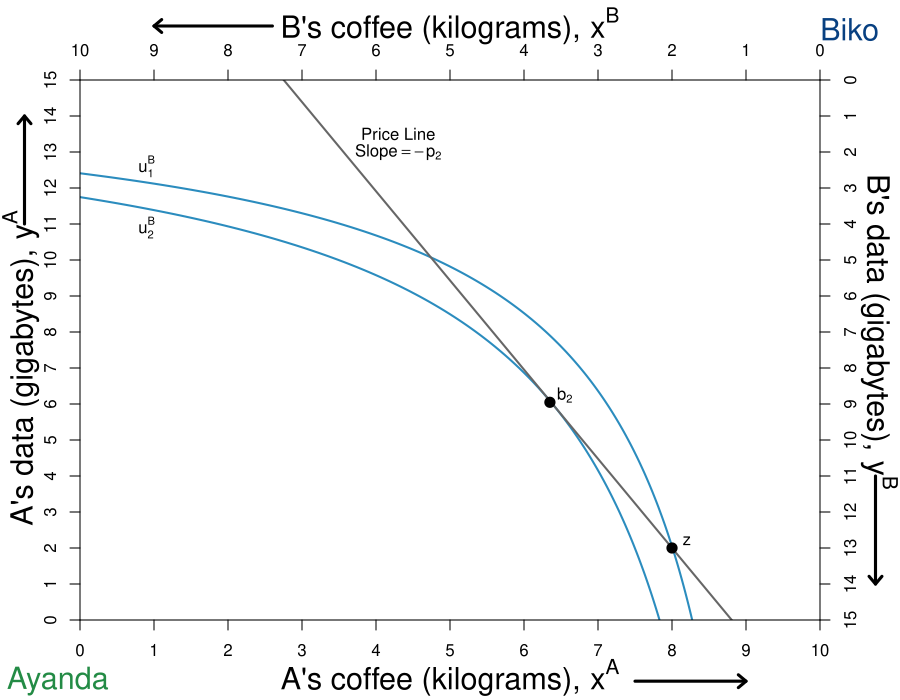

Write the R code that produced this figure.
#require(ggplot2)
require(shape)
pdf(file = "property/property_psp1_offer_step2.pdf", width = 9, height = 7)

#Set parameters for graphics
axislabelsize <- 1.5
graphlinewidth <- 3
namesize <- 1.3

COL <- c("#7fc97f", "#beaed4", "#fdc086", "#ffff99", "#386cb0", "#f0027f", "#bf5b17", "#666666")
COLA <- c("#99d8c9","#66c2a4","#41ae76", "#238b45", "#005824")
COLB <- c("#4eb3d3", "#2b8cbe", "#0868ac","#084081")


indiffcurveA1 <- function(x, U = 4, A = 1, a = 0.5) {
  ((((U-2)/A)*(1/x)^a)^(1/(1-a)))
}

indiffcurveA2 <- function(x, U = 4, A = 1, a = 0.5) {
  (((U/A)*(1/x)^a)^(1/(1-a)))
}

indiffcurveA3 <- function(x, U = 6.196918, A = 1, a = 0.5) {
  (((U/A)*(1/x)^a)^(1/(1-a)))
}

indiffcurveA4 <- function(x, U = 6.984164, A = 1, a = 0.5) {
  ((((U)/A)*(1/x)^a)^(1/(1-a)))
}

paretoEC <- function(x) {
  (3/2)*x
}

MonopolyPrice <- function(x) {
  21.82142 - 2.477677*x 
}

PriceLine <- function(x, intercept = 10, slope = 1) {
  intercept - slope*x 
}


OfferCurveA <- function(x) {
  x/(x  - 4)
}

mrsplot <- function(x) {
  (13/2)*(x/(9-x)^2)
}

OfferCurveB <- function(x) {
  15 - (13/2)*(10 - x)/(9 - x)
}

#Deriving the offer curves: let py = 1
#wA = 8px + 2py = 8px + 2; Demand: x = w/2px => x = 4 + 1/px => px = 1/(x - 4)
#Offer curve is y = px*x => (1/(x-4))*x = x/(x-4) defined for x neq 4
#wA = 2px + 13py = 2px + 13; Demand: x = w/2px => x = 1 + 13/2px => px = 13/2(x - 1)
#B's Offer curve is y = px*x => (13/2)(1/(x-1))*x = (13/2)(x/(x-1)
#Therefore in terms of yA and xA:
#15 - y = (13/2)*(10 - x)/(10 - x - 1)
#Therefore y = 15 - (13/2)*(10-x)/(9 - x) defined for x neq 9
#The tangency of the indifference curve and the offer curve gives mrsplot
#Where mrsplot equals that offer curve, we get x = (3/17)*(51 - sqrt(221)) = 6.376576; 
#So y = 6.022321; therefore u = (6.376576^0.5)*(6.022321^0.5)

indiffcurveBneg1 <- function(x, U = 5.09, A = 1, a = 0.5) {
  15 - (((U/A)*(1/(10 - x))^a)^(1/(1-a)))
}

indiffcurveBneg2 <- function(x, U = 5.703502, A = 1, a = 0.5) {
  15 - (((U/A)*(1/(10 - x))^a)^(1/(1-a)))
}


par(mar =  c(4, 4, 4, 4))
xlims <- c(0, 10)
ylims <- c(0, 15)
xlims2 <- c(10, 0)
ylims2 <- c(15, 0)

plot(0, 0, xlim = xlims, ylim = ylims, type = "n",
     xlab = "",
     ylab = "", 
     xaxt = "n", 
     yaxt = "n", 
     cex.lab = axislabelsize, 
     bty = "n",
     xaxs="i", 
     yaxs="i")


npts <- 500 
npts2 <- 501

#Specify the sequences of points for graphing. 
xx1 <- seq(xlims[1], xlims[2], length.out = npts)
yy1 <- indiffcurveA2(xx1, U = 4, A = 1, a = 0.5)
yy2 <- indiffcurveA2(xx1)

xx2 <- seq(4, xlims[2], length.out = npts)
xx3 <- seq(xlims[1], 9, length.out = npts)

#Draw the lines for the graphs
#lines(xx1, mrsplot(xx1), col = COL[1], lwd = graphlinewidth)
lines(xx1, indiffcurveBneg1(xx1), col = COLB[2], lwd = graphlinewidth)
lines(xx1, indiffcurveBneg2(xx1), col = COLB[2], lwd = graphlinewidth)
#lines(xx1, indiffcurveBneg2(xx1, U = 6.4), col = COLB[2], lwd = graphlinewidth)
#lines(xx1, indiffcurveBneg2(xx1, U = 7.5), col = COLB[2], lwd = graphlinewidth)

#lines(xx3, OfferCurveB(xx3), col = COLB[4], lwd = graphlinewidth+1)
lines(xx1, MonopolyPrice(xx1), col = COL[8], lwd = graphlinewidth)
#lines(xx1, PriceLine(xx1), col = COL[8], lwd = graphlinewidth)
#lines(xx1, PriceLine(xx1, intercept = 15, slope = 1.63), col = COL[8], lwd = graphlinewidth)
#lines(xx1, PriceLine(xx1, intercept = 50, slope = 6), col = COL[8], lwd = graphlinewidth)

#Customize ticks and labels for the plot
ticksy <- seq(from = 0, to = 15, by = 1)
ylabels <- seq(from = 0, to = 15, by = 1)
ticksx <- seq(from = 0, to = 10, by = 1)
xlabels <- seq(from = 0, to = 10, by = 1)
axis(1, at = ticksx, pos = 0, labels = xlabels)
axis(2, at = ticksy, pos = 0, labels = ylabels, las = 0)

#Axis labels
mtext(expression(paste("A's coffee (kilograms), ", x^A)), side=1, line = 2.5, cex = axislabelsize)
text(-0.8, 7, expression(paste("A's data (gigabytes), ", y^A)), xpd = TRUE, cex = axislabelsize, srt = 90) 

#Add arrows:
arrows(-0.75, 11, -0.75, 14, xpd = TRUE, length=0.1,angle=40,lwd=3)
arrows(6.9, -1.5, 9, -1.5, xpd = TRUE, length=0.1,angle=40,lwd=3)

#Annotation of the three graphs and the NE
#text(9.6, 0.9, expression(u[1]^A))
# text(9.6, 2.2, expression(u[1]^A))
# text(9.6, 4.4, expression(u[2]^A))
#text(9.6, 5.9, expression(u[4]^A))

#Perhaps useful point to label the unused intersection of the participation constraints
#points(1.34, 12, pch = 16, col = "black", cex = 1.5)



#Pareto efficiency curve
# segments(3.27, 4.9, 5.84, 8.77, lty = 1, lwd = graphlinewidth, col = COL[2])
# text(4.7, 5, expression("Pareto Efficient Curve"))
# Arrows(4.5, 5.3, 4.5, 6.2, col = "black", lty = 1, lwd = 2, arr.type = "triangle", arr.lwd = 0.5)
#Label B's offer curve
# text(1, 3, expression("B's Offer Curve"))
# Arrows(1, 3.3, 1, 7.2, col = "black", lty = 1, lwd = 2, arr.type = "triangle", arr.lwd = 0.5)

#First Price Line
# text(6.8, 13.5, expression(paste("Price Line")))
# text(6.8, 13, expression(paste("Slope", phantom()==-p[1])))

#Second price line
text(4.3, 13.5, expression(paste("Price Line")))
text(4.3, 13, expression(paste("Slope", phantom()==-p[2])))

#Third price line
# text(2, 13.5, expression(paste("Price Line")))
# text(2, 13, expression(paste("Slope", phantom()==-p[3])))


# Arrows(6.3, 13, 3.8, 13, col = "black", lty = 1, lwd = 2, arr.type = "triangle", arr.lwd = 0.5)

# text(8, 13.5, expression(paste("Different price lines")))
# text(8, 13, expression(paste("going through the endowment")))
# text(8, 12.5, expression(paste("and tangent to B's ICs")))
# text(8, 12, expression(paste("form the offer curve")))
# text(7, 13, expression(paste("Slope", phantom()==-p[m])))
# Arrows(6.3, 13, 3.8, 13, col = "black", lty = 1, lwd = 2, arr.type = "triangle", arr.lwd = 0.5)

#Add a point for the initial endowment
points(8, OfferCurveB(x = 8), pch = 16, col = "black", cex = 1.5)
text(8+0.2, OfferCurveB(x = 8) + 0.2, expression(z))


#Add a point for the initial endowment
points(6.35, OfferCurveB(x = 6.35), pch = 16, col = "black", cex = 1.5)
text(6.35 + 0.2, OfferCurveB(x = 6.35) + 0.2, expression(b[2]))

#Add a point for the initial endowment
# points(5, OfferCurveB(x = 5), pch = 16, col = "black", cex = 1.5)
# text(5 + 0.2, OfferCurveB(x = 5) + 0.3, expression(e[3]))

#Add a point for the initial endowment
# points(2.5, OfferCurveB(x = 2.5), pch = 16, col = "black", cex = 1.5)
# text(2.5 + 0.2, OfferCurveB(x = 2.5) + 0.3, expression(e[4]))


text(-0.5, -1.4, expression("Ayanda"), xpd = TRUE, cex = namesize, col = COLA[4])
text(10.4, 16.4, expression("Bongani"), xpd = TRUE, cex = namesize, col = COLB[4])

#Set up second axes and labels

par(new = TRUE)

#Use the same x and ylims as previously, but with locations switched
xlims2 <- c(10, 0)
ylims2 <- c(15, 0)

#Leave the ylab and xlab blank to ensure no axes titles
plot(0, 0, xlim = xlims2, ylim = ylims2, type = "n",
     xlab = expression(paste("")),
     ylab = expression(paste("")),
     xaxt = "n", 
     yaxt = "n", 
     cex.lab = 1.3, 
     bty = "n",
     xaxs="i", 
     yaxs="i")

#Set up axes at sides 3 and 4 (top and right)
axis(side = 3, at = ticksx, pos = 0, labels = xlabels)
axis(side = 4, at = ticksy, pos = 0, labels = ylabels, las = 0)

text(5, -1.5, expression(paste("B's coffee (kilograms), ", x^B)), xpd = TRUE, cex = axislabelsize)
text(-0.8, 7, expression(paste("B's data (gigabytes), ", y^B)), xpd = TRUE, cex = axislabelsize, srt = 270) 

#Add arrows:
arrows(-0.75, 11, -0.75, 14, xpd = TRUE, length=0.1,angle=40,lwd=3)
arrows(6.9, -1.5, 9, -1.5, xpd = TRUE, length=0.1,angle=40,lwd=3)


#Functions for B's indifference curves
indiffcurveB1 <- function(x, U = 5.09, A = 1, a = 0.5) {
  ((((U-2)/A)*(1/x)^a)^(1/(1-a)))
}

indiffcurveB2 <- function(x, U = 5.09, A = 1, a = 0.5) {
  (((U/A)*(1/x)^a)^(1/(1-a)))
}

indiffcurveB3 <- function(x, U = 5.703502, A = 1, a = 0.5) {
  ((((U)/A)*(1/x)^a)^(1/(1-a)))
}

indiffcurveB4 <- function(x, U = 8.244574, A = 1, a = 0.5) {
  ((((U)/A)*(1/x)^a)^(1/(1-a)))
}

indiffcurveB5 <- function(x, U = 9, A = 1, a = 0.5) {
  ((((U)/A)*(1/x)^a)^(1/(1-a)))
}



#lines(xx1, indiffcurveB1(xx1), col = COLB[3], lwd = graphlinewidth)
#lines(xx1, indiffcurveB2(xx1), col = COLB[3], lwd = graphlinewidth)
#lines(xx1, indiffcurveB3(xx1), col = COLB[3], lwd = graphlinewidth)
#lines(xx1, indiffcurveB4(xx1), col = COLB[3], lwd = graphlinewidth)

#Label B's indifference curves
text(9.1, 2.4, expression(u[1]^B))
text(9.1, 4.1, expression(u[2]^B))
#text(9.1, 5, expression(u[3]^B))
# text(9.1, 6.7, expression(u[4]^B))








#Label a point on the middle of the curve
#points(5, 7.5, pch = 16, col = "black", cex = 1.5)
#text(5, 7, expression(i))

#(5^0.5)*(7.5^0.5) = 6.123724

#Add point for comparison to participation constraint
#points(6.2, 1.55, pch = 16, col = "black", cex = 1.5)
#text(6.1, 1.2, expression(d))


#Calculate TIOLI power allocation for B
#mrs(x,y) => pareto efficient curve is (3/2)x = y
#A's initital utility is 4 = u(8,2) = (8^0.5)*(2^0.5)
#Therefore substitute in the contract curve u_e^A = 4 = (x^A)^(0.5)(3/2*x^A)^0.5
# => x^A = 4/((3/2)^0.5) = 3.27 => x^B = 6.73
# => y^A = 3/2(x^A) = 4.9 => y^B = 10.1

#Add point g for B's TIOLI power
# points(6.73, 10.1, pch = 16, col = "black", cex = 1.5)
# text(6.73, 10.6, expression(g))

#Calculate TIOLI power allocation for A
#mrs(x,y) => pareto efficient curve is (3/2)x = y
#A's initital utility is 4 = u(8,2) = (8^0.5)*(2^0.5)
#Therefore substitute in the contract curve u_e^A = 4 = (x^A)^(0.5)(3/2*x^A)^0.5
# => x^B = 5.09/((3/2)^0.5) = 4.16 => x^A = 5.84
# => y^B = 3/2(x^B) = 6.23 => y^A = 8.77 
#=> u^A = (5.84^0.5)*(8.77^0.5) = 7.156591
#Add point f for A's TIOLI power
# points(4.16, 6.23, pch = 16, col = "black", cex = 1.5)
# text(4.16, 5.8, expression(f))


#Annotating B's endowment
# text(1.8, 12.5, expression(e))

#Annotating a point that is a Pareto improvement over e.
# points(3.623424, 8.977679, pch = 16, col = "black", cex = 1.5)
# text(3.5, 8.6, expression(m))
#(2.94^0.5)*(12.76^0.5)

#Label Pareto Improving Lens
#text(7, 5, expression(paste("Pareto-Improving Lens")))

dev.off()
